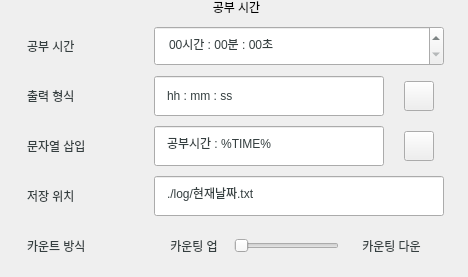
              <widget class="QGroupBox" name="groupBox_3">
               <property name="minimumSize">
                <size>
                 <width>468</width>
                 <height>0</height>
                </size>
               </property>
               <property name="maximumSize">
                <size>
                 <width>468</width>
                 <height>16777215</height>
                </size>
               </property>
               <property name="styleSheet">
                <string notr="true">

QGroupBox  {
    border:0px;
    border-radius: 15px;
	font: 75 15px&quot;Gong Gothic&quot;;
}

QGroupBox::title  {
    font: 20px;
    subcontrol-position: top center;
    padding: 5px 8000px 5px 8000px;
}</string>
               </property>
               <property name="title">
                <string>공부 시간</string>
               </property>
               <layout class="QGridLayout" name="gridLayout_9">
                <property name="topMargin">
                 <number>11</number>
                </property>
                <item row="0" column="0">
                 <layout class="QGridLayout" name="gridLayout_10">
                  <property name="sizeConstraint">
                   <enum>QLayout::SetMaximumSize</enum>
                  </property>
                  <property name="leftMargin">
                   <number>0</number>
                  </property>
                  <property name="topMargin">
                   <number>15</number>
                  </property>
                  <property name="rightMargin">
                   <number>10</number>
                  </property>
                  <property name="spacing">
                   <number>10</number>
                  </property>
                  <item row="4" column="0">
                   <widget class="QLabel" name="label_11">
                    <property name="minimumSize">
                     <size>
                      <width>130</width>
                      <height>40</height>
                     </size>
                    </property>
                    <property name="maximumSize">
                     <size>
                      <width>130</width>
                      <height>40</height>
                     </size>
                    </property>
                    <property name="autoFillBackground">
                     <bool>false</bool>
                    </property>
                    <property name="styleSheet">
                     <string notr="true">padding: 10px;;
font: 20px &quot;Gong Gothic&quot;;
color :   #353F40;</string>
                    </property>
                    <property name="text">
                     <string>카운트 방식</string>
                    </property>
                   </widget>
                  </item>
                  <item row="0" column="0">
                   <widget class="QLabel" name="label_9">
                    <property name="minimumSize">
                     <size>
                      <width>130</width>
                      <height>40</height>
                     </size>
                    </property>
                    <property name="maximumSize">
                     <size>
                      <width>130</width>
                      <height>40</height>
                     </size>
                    </property>
                    <property name="autoFillBackground">
                     <bool>false</bool>
                    </property>
                    <property name="styleSheet">
                     <string notr="true">padding: 10px;;
font: 20px &quot;Gong Gothic&quot;;
color :   #353F40;</string>
                    </property>
                    <property name="text">
                     <string>공부 시간</string>
                    </property>
                   </widget>
                  </item>
                  <item row="3" column="1" colspan="2">
                   <widget class="QLineEdit" name="study_output_path">
                    <property name="sizePolicy">
                     <sizepolicy hsizetype="Expanding" vsizetype="Fixed">
                      <horstretch>0</horstretch>
                      <verstretch>40</verstretch>
                     </sizepolicy>
                    </property>
                    <property name="minimumSize">
                     <size>
                      <width>0</width>
                      <height>40</height>
                     </size>
                    </property>
                    <property name="autoFillBackground">
                     <bool>false</bool>
                    </property>
                    <property name="styleSheet">
                     <string notr="true">padding: 10px;
font: 75 15px&quot;Gong Gothic&quot;;
color :   #353F40;</string>
                    </property>
                    <property name="text">
                     <string>./log/현재날짜.txt</string>
                    </property>
                    <property name="alignment">
                     <set>Qt::AlignLeading|Qt::AlignLeft|Qt::AlignVCenter</set>
                    </property>
                    <property name="readOnly">
                     <bool>true</bool>
                    </property>
                   </widget>
                  </item>
                  <item row="1" column="2">
                   <layout class="QHBoxLayout" name="horizontalLayout_5">
                    <property name="spacing">
                     <number>0</number>
                    </property>
                    <property name="leftMargin">
                     <number>10</number>
                    </property>
                    <property name="rightMargin">
                     <number>10</number>
                    </property>
                    <item>
                     <widget class="QPushButton" name="study_output_format_reset">
                      <property name="minimumSize">
                       <size>
                        <width>30</width>
                        <height>30</height>
                       </size>
                      </property>
                      <property name="maximumSize">
                       <size>
                        <width>30</width>
                        <height>30</height>
                       </size>
                      </property>
                      <property name="styleSheet">
                       <string notr="true">border-image: url(:/icon/refresh.png);</string>
                      </property>
                      <property name="text">
                       <string/>
                      </property>
                     </widget>
                    </item>
                   </layout>
                  </item>
                  <item row="2" column="2">
                   <layout class="QHBoxLayout" name="horizontalLayout_6">
                    <property name="spacing">
                     <number>0</number>
                    </property>
                    <property name="leftMargin">
                     <number>10</number>
                    </property>
                    <property name="rightMargin">
                     <number>10</number>
                    </property>
                    <property name="bottomMargin">
                     <number>0</number>
                    </property>
                    <item>
                     <widget class="QPushButton" name="study_output_string_reset">
                      <property name="minimumSize">
                       <size>
                        <width>30</width>
                        <height>30</height>
                       </size>
                      </property>
                      <property name="maximumSize">
                       <size>
                        <width>30</width>
                        <height>30</height>
                       </size>
                      </property>
                      <property name="styleSheet">
                       <string notr="true">border-image: url(:/icon/refresh.png);</string>
                      </property>
                      <property name="text">
                       <string/>
                      </property>
                     </widget>
                    </item>
                   </layout>
                  </item>
                  <item row="2" column="1">
                   <widget class="QLineEdit" name="study_output_string">
                    <property name="sizePolicy">
                     <sizepolicy hsizetype="Fixed" vsizetype="Fixed">
                      <horstretch>0</horstretch>
                      <verstretch>0</verstretch>
                     </sizepolicy>
                    </property>
                    <property name="minimumSize">
                     <size>
                      <width>230</width>
                      <height>40</height>
                     </size>
                    </property>
                    <property name="maximumSize">
                     <size>
                      <width>230</width>
                      <height>40</height>
                     </size>
                    </property>
                    <property name="styleSheet">
                     <string notr="true">padding: 10px;
font: 75 15px&quot;Gong Gothic&quot;;
color :   #353F40;</string>
                    </property>
                    <property name="text">
                     <string>공부시간 : %TIME% </string>
                    </property>
                    <property name="alignment">
                     <set>Qt::AlignLeading|Qt::AlignLeft|Qt::AlignVCenter</set>
                    </property>
                   </widget>
                  </item>
                  <item row="3" column="0">
                   <widget class="QLabel" name="st_user_week_3">
                    <property name="minimumSize">
                     <size>
                      <width>130</width>
                      <height>40</height>
                     </size>
                    </property>
                    <property name="maximumSize">
                     <size>
                      <width>130</width>
                      <height>40</height>
                     </size>
                    </property>
                    <property name="styleSheet">
                     <string notr="true">padding: 10px;;
font: 20px &quot;Gong Gothic&quot;;
color :   #353F40;</string>
                    </property>
                    <property name="text">
                     <string>저장 위치</string>
                    </property>
                   </widget>
                  </item>
                  <item row="1" column="1">
                   <widget class="QLineEdit" name="study_output_format">
                    <property name="sizePolicy">
                     <sizepolicy hsizetype="Fixed" vsizetype="Fixed">
                      <horstretch>0</horstretch>
                      <verstretch>0</verstretch>
                     </sizepolicy>
                    </property>
                    <property name="minimumSize">
                     <size>
                      <width>200</width>
                      <height>40</height>
                     </size>
                    </property>
                    <property name="maximumSize">
                     <size>
                      <width>230</width>
                      <height>40</height>
                     </size>
                    </property>
                    <property name="styleSheet">
                     <string notr="true">padding: 10px;
font: 75 15px&quot;Gong Gothic&quot;;
color :   #353F40;</string>
                    </property>
                    <property name="text">
                     <string>hh : mm : ss</string>
                    </property>
                    <property name="alignment">
                     <set>Qt::AlignLeading|Qt::AlignLeft|Qt::AlignVCenter</set>
                    </property>
                   </widget>
                  </item>
                  <item row="1" column="0">
                   <widget class="QLabel" name="st_user_name_3">
                    <property name="minimumSize">
                     <size>
                      <width>130</width>
                      <height>40</height>
                     </size>
                    </property>
                    <property name="maximumSize">
                     <size>
                      <width>130</width>
                      <height>40</height>
                     </size>
                    </property>
                    <property name="autoFillBackground">
                     <bool>false</bool>
                    </property>
                    <property name="styleSheet">
                     <string notr="true">padding: 10px;;
font: 20px &quot;Gong Gothic&quot;;
color :   #353F40;</string>
                    </property>
                    <property name="text">
                     <string>출력 형식</string>
                    </property>
                    <property name="margin">
                     <number>0</number>
                    </property>
                   </widget>
                  </item>
                  <item row="2" column="0">
                   <widget class="QLabel" name="st_user_address_3">
                    <property name="minimumSize">
                     <size>
                      <width>130</width>
                      <height>40</height>
                     </size>
                    </property>
                    <property name="maximumSize">
                     <size>
                      <width>130</width>
                      <height>40</height>
                     </size>
                    </property>
                    <property name="styleSheet">
                     <string notr="true">padding: 10px;;
font: 20px &quot;Gong Gothic&quot;;
color :   #353F40;</string>
                    </property>
                    <property name="text">
                     <string>문자열 삽입</string>
                    </property>
                   </widget>
                  </item>
                  <item row="0" column="1" colspan="2">
                   <widget class="QTimeEdit" name="studytime_edit">
                    <property name="minimumSize">
                     <size>
                      <width>0</width>
                      <height>40</height>
                     </size>
                    </property>
                    <property name="maximumSize">
                     <size>
                      <width>16777215</width>
                      <height>40</height>
                     </size>
                    </property>
                    <property name="styleSheet">
                     <string notr="true">padding: 10px;
font: 75 15px&quot;Gong Gothic&quot;;
color :   #353F40;</string>
                    </property>
                    <property name="displayFormat">
                     <string>HH시간 : mm분 : ss초</string>
                    </property>
                   </widget>
                  </item>
                  <item row="4" column="1" colspan="2">
                   <layout class="QHBoxLayout" name="horizontalLayout_9">
                    <property name="spacing">
                     <number>0</number>
                    </property>
                    <property name="sizeConstraint">
                     <enum>QLayout::SetFixedSize</enum>
                    </property>
                    <item>
                     <widget class="QLabel" name="label_13">
                      <property name="sizePolicy">
                       <sizepolicy hsizetype="Preferred" vsizetype="Fixed">
                        <horstretch>0</horstretch>
                        <verstretch>0</verstretch>
                       </sizepolicy>
                      </property>
                      <property name="minimumSize">
                       <size>
                        <width>80</width>
                        <height>0</height>
                       </size>
                      </property>
                      <property name="styleSheet">
                       <string notr="true">padding: 10px;
font: 75 15px&quot;Gong Gothic&quot;;
color :   #353F40;</string>
                      </property>
                      <property name="text">
                       <string>카운팅 업</string>
                      </property>
                      <property name="alignment">
                       <set>Qt::AlignCenter</set>
                      </property>
                     </widget>
                    </item>
                    <item>
                     <widget class="QSlider" name="study_slider">
                      <property name="maximum">
                       <number>1</number>
                      </property>
                      <property name="orientation">
                       <enum>Qt::Horizontal</enum>
                      </property>
                     </widget>
                    </item>
                    <item>
                     <widget class="QLabel" name="label_14">
                      <property name="sizePolicy">
                       <sizepolicy hsizetype="Expanding" vsizetype="Fixed">
                        <horstretch>0</horstretch>
                        <verstretch>0</verstretch>
                       </sizepolicy>
                      </property>
                      <property name="minimumSize">
                       <size>
                        <width>80</width>
                        <height>0</height>
                       </size>
                      </property>
                      <property name="styleSheet">
                       <string notr="true">padding: 10px;
font: 75 15px&quot;Gong Gothic&quot;;
color :   #353F40;</string>
                      </property>
                      <property name="text">
                       <string>카운팅 다운</string>
                      </property>
                      <property name="alignment">
                       <set>Qt::AlignCenter</set>
                      </property>
                     </widget>
                    </item>
                   </layout>
                  </item>
                 </layout>
                </item>
               </layout>
              </widget>
